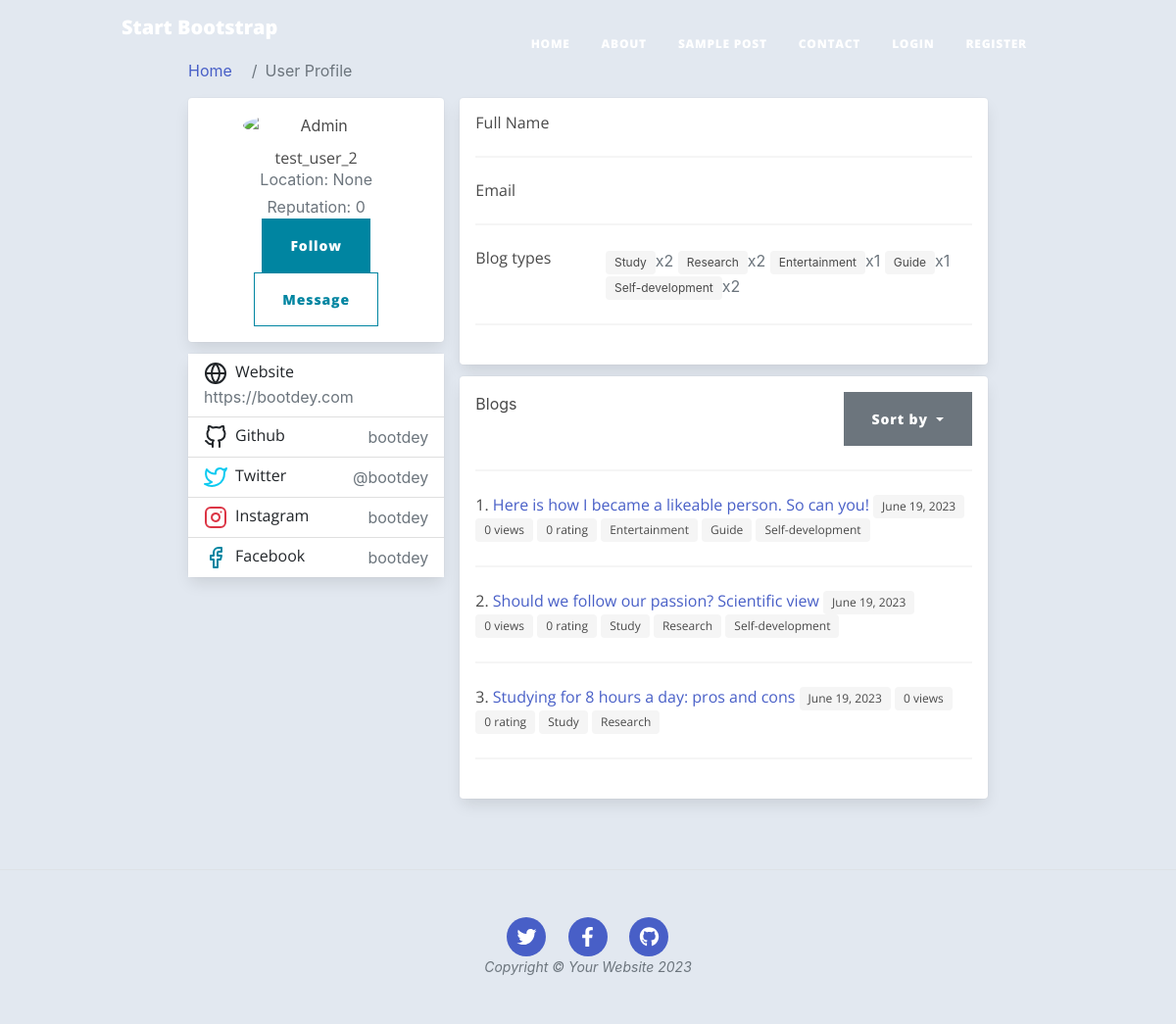
The page /feed/user/4 on the database as committed earlier.
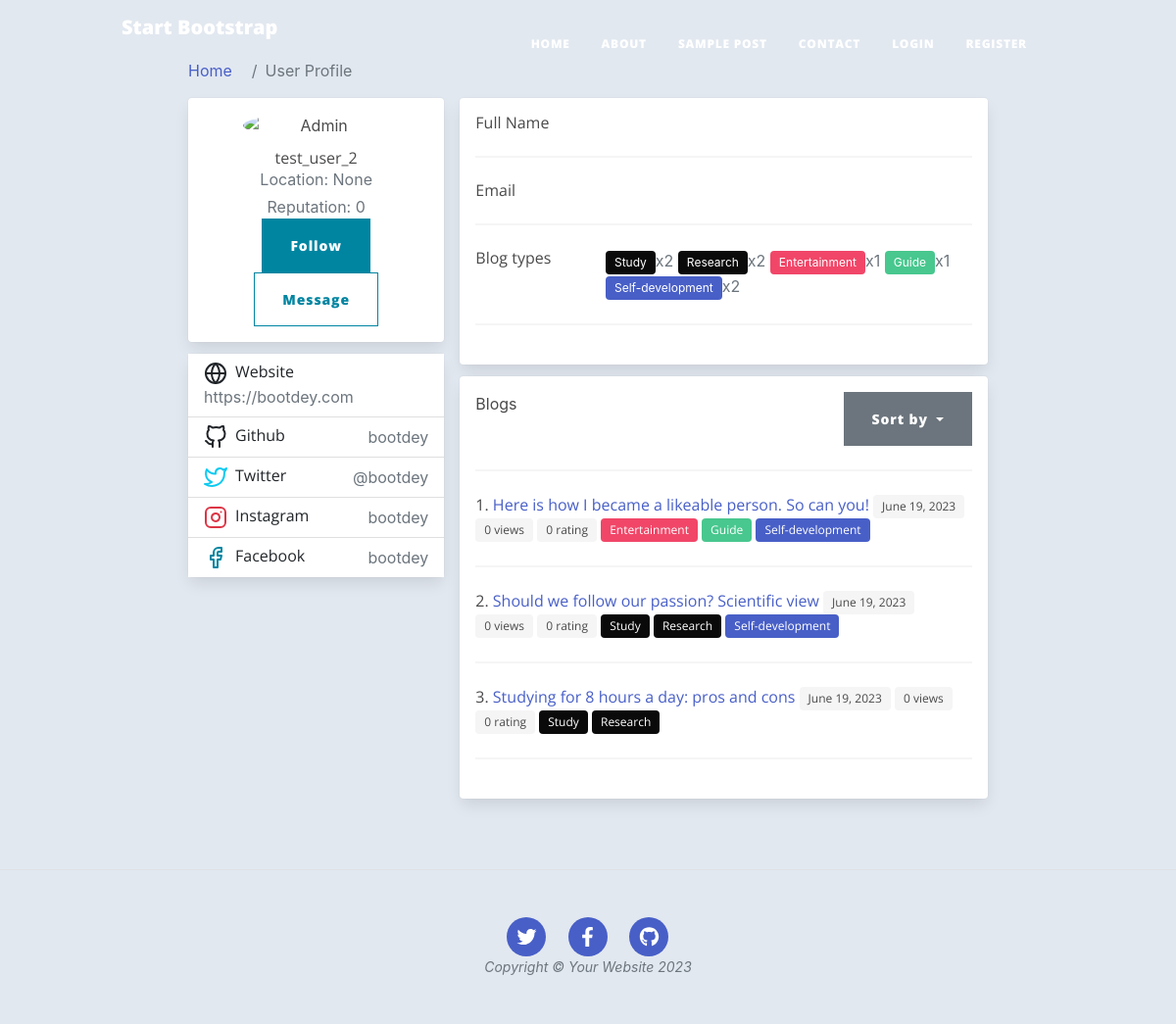
The same page on the database as committed later.
### feed/models.py (models this page shows, shortened)
class UserProfile(models.Model):
    user = models.OneToOneField(User, on_delete=models.CASCADE)
    bio = models.TextField(max_length=500, blank=True, null=True)
    reputation = models.IntegerField(default=0)
    location = models.CharField(max_length=100, choices=COUNTRIES, blank=True, null=True)
    birth_date = models.DateField(blank=True, null=True)
    followers = models.ManyToManyField(User, related_name='followers')
    def __str__(self):
        return f'{self.user.first_name} {self.user.last_name}'

class ContentType(models.Model):
    type = models.CharField(max_length=100)
    TAG_COLORS = [
        ("primary", "primary"),
        ("info", "info"),
        ("link", "link"),
        ("success", "success"),
        ("black", "black"),
        ("dark", "dark"),
        ("light", "light"),
        ("white", "white"),
        ("warning", "warning"),
        ("danger", "danger"),
    ]
    color = models.CharField(
        max_length=20, choices=TAG_COLORS, default=choice(TAG_COLORS),
    )
    def __str__(self):
        return self.type

class Blog(models.Model):
    title = models.CharField(max_length=200, null=True)
    author = models.ForeignKey(
        User,
        on_delete=models.RESTRICT,
        blank=True,
        null=True,
    )
    post_date = models.DateField(default=now)
    content_type = models.ManyToManyField(ContentType)
    language = models.ForeignKey(Language, on_delete=models.RESTRICT, null=True)
    content = models.TextField()
    rating = models.IntegerField(editable=False, default=0)
    views = models.IntegerField(editable=False, default=0)
    class Meta:
        ordering = ['-post_date']
    def __str__(self):
        return self.title

### feed/views.py (the view)
# urls.py: path('user/<int:pk>', views.profile, name='profile'),
def profile(request, pk, sorting='title'):
    user = User.objects.get(pk=pk)
    reverse_sorting = {'rating', 'views', 'post_date'}
    if sorting in reverse_sorting:
        sorting = '-' + sorting
    blogs_sorted = user.blog_set.order_by(sorting).all()
    context = {'passed_user': user, 'blogs_sorted': blogs_sorted}
    return render(request, 'feed/profile.html', context=context)

### feed/templatetags/feed_extras.py (called while the page is built)
@register.filter
def get_blog_types(user: User) -> list[tuple]:
    types = defaultdict(int)
    for blog in user.blog_set.all():
        for content_type in blog.content_type.all():
            types[content_type] += 1
    return list(types.items())

### feed/templates/feed/profile.html (shortened to what this page needs)
{% extends 'base_generic.html' %}
{% block additional_links %}
  {% load feed_extras %}
  {% load static %}
  <link href="{% static 'css/profile_style.css' %}" rel="stylesheet"/>
  <link rel='stylesheet' href='https://cdnjs.cloudflare.com/ajax/libs/bulma/0.7.5/css/bulma.css'>
{% endblock %}
{% block content %}
<div class="container">
    <div class="main-body">
          <nav aria-label="breadcrumb" class="main-breadcrumb">
            <ol class="breadcrumb">
              <li class="breadcrumb-item"><a href="{% url 'index' %}">Home</a></li>
              <li class="breadcrumb-item active" aria-current="page">User Profile</li>
            </ol>
          </nav>
          <div class="row gutters-sm">
            <div class="col-md-4 mb-3">
              <div class="card">
                <div class="card-body">
                  <div class="d-flex flex-column align-items-center text-center">
                    <img src="https://bootdey.com/img/Content/avatar/avatar7.png" alt="Admin" class="rounded-circle" width="150">
                    <div class="mt-3">
                      <h4>{{ passed_user }}</h4>
                      <p class="text-secondary mb-1">Location: {{ passed_user.userprofile.location }}</p>
                      <p class="text-muted font-size-sm">Reputation: {{ passed_user.userprofile.reputation }}</p>
                      {% if not user.is_authenticated or user.pk != passed_user.pk %}
                        {% if not user.is_authenticated or user not in passed_user.userprofile.followers.all %}
                          <a class="btn btn-primary" href="{% url 'follow' passed_user.pk %}">Follow</a>
                        {% else %}
                          <a class="btn btn-primary" href="{% url 'unfollow' passed_user.pk %}">Unfollow</a>
                        {% endif %}
                        <a class="btn btn-outline-primary">Message</a>
                      {% endif %}
                    </div>
                  </div>
                </div>
              </div>
              <div class="card mt-3">
                <ul class="list-group list-group-flush">
                  <li class="list-group-item d-flex justify-content-between align-items-center flex-wrap">
                    <h6 class="mb-0">Website</h6>
                    <span class="text-secondary">https://bootdey.com</span>
                  </li>
                  <li class="list-group-item d-flex justify-content-between align-items-center flex-wrap">
                    <h6 class="mb-0">Github</h6>
                    <span class="text-secondary">bootdey</span>
                  </li>
                  <li class="list-group-item d-flex justify-content-between align-items-center flex-wrap">
                    <h6 class="mb-0">Twitter</h6>
                    <span class="text-secondary">@bootdey</span>
                  </li>
                  <li class="list-group-item d-flex justify-content-between align-items-center flex-wrap">
                    <h6 class="mb-0">Instagram</h6>
                    <span class="text-secondary">bootdey</span>
                  </li>
                  <li class="list-group-item d-flex justify-content-between align-items-center flex-wrap">
                    <h6 class="mb-0">Facebook</h6>
                    <span class="text-secondary">bootdey</span>
                  </li>
                </ul>
              </div>
            </div>
            <div class="col-md-8">
              <div class="card mb-3">
                <div class="card-body">
                  <div class="row">
                    <div class="col-sm-3">
                      <h6 class="mb-0">Full Name</h6>
                    </div>
                    <div class="col-sm-9 text-secondary">
                    </div>
                  </div>
                  <hr>
                  <div class="row">
                    <div class="col-sm-3">
                      <h6 class="mb-0">Email</h6>
                    </div>
                    <div class="col-sm-9 text-secondary">
                    </div>
                  </div>
                  <hr>
                  <div class="row">
                    <div class="col-sm-3">
                      <h6 class="mb-0">Blog types</h6>
                    </div>
                    <div class="col-sm-9 text-secondary">
                      {% for type, number in passed_user|get_blog_types %}
                        <span class="tag is-{{ type.color }}">{{ type }}</span>x{{ number }}
                      {% endfor %}
                    </div>
                  </div>
                  <hr>
                </div>
              </div>
              {% if passed_user.blog_set %}
                <div class="card mb-3">
                  <div class="card-body">
                    <div class="row">
                      <div class="col justify-content-between" style="display: flex;">
                        <div>Blogs</div>
                        <div class="dropdown">
                          <button class="btn btn-secondary dropdown-toggle" type="button" id="dropdownMenuButton" data-bs-toggle="dropdown" aria-haspopup="true" aria-expanded="false">
                            Sort by
                          </button>
                        </div>
                      </div>
                    </div>
                    <hr>
                    {% for blog in blogs_sorted %}
                      <div class="row">
                        <div class="col">
                          <h6 class="mb-0">{{ forloop.counter }}.
                            <a href="{% url 'blog-detail' blog.pk %}">{{ blog }}</a>
                            <span class="tag is-light">{{ blog.post_date }}</span>
                            <span class="tag is-light">{{ blog.views }} views</span>
                            <span class="tag is-light">{{ blog.rating }} rating</span>
                          {% for type in blog.content_type.all %}
                            <span class="tag is-{{ type.color }}">{{ type }}</span>
                          {% endfor %}
                          </h6>
                        </div>
                      </div>
                      <hr>
                    {% endfor %}
                  </div>
                </div>
              {% endif %}
            </div>
          </div>
        </div>
    </div>
{% endblock %}

### feed/templates/base_generic.html (shortened to what this page needs)
<!DOCTYPE html>
<html lang="en">
    <head>
        {% load static %}
        <link href="{% static 'css/styles.css' %}" rel="stylesheet" />
        {% block additional_links %}{% endblock %}
    </head>
    <body>
        <nav class="navbar navbar-expand-lg navbar-light" id="mainNav">
            <div class="container px-4 px-lg-5">
                <a class="navbar-brand" href="/">Start Bootstrap</a>
                <div class="collapse navbar-collapse" id="navbarResponsive">
                    <ul class="navbar-nav ms-auto py-4 py-lg-0">
                        <li class="nav-item"><a class="nav-link px-lg-3 py-3 py-lg-4" href="/">Home</a></li>
                        <li class="nav-item"><a class="nav-link px-lg-3 py-3 py-lg-4" href="{% url 'about' %}">About</a></li>
                        <li class="nav-item"><a class="nav-link px-lg-3 py-3 py-lg-4" href="{% url 'post' %}">Sample Post</a></li>
                        <li class="nav-item"><a class="nav-link px-lg-3 py-3 py-lg-4" href="{% url 'contact' %}">Contact</a></li>
                        {% if user.is_authenticated %}
                          <li class="nav-item"><a class="nav-link px-lg-3 py-3 py-lg-4" href="{% url 'profile' user.pk %}">My profile</a></li>
                        {% else %}
                          <li class="nav-item"><a class="nav-link px-lg-3 py-3 py-lg-4" href="{% url 'login' %}">Login</a></li>
                          <li class="nav-item"><a class="nav-link px-lg-3 py-3 py-lg-4" href="{% url 'register' %}">Register</a></li>
                        {% endif %}
                    </ul>
                </div>
            </div>
        </nav>
        {% block content %}{% endblock %}
        <footer class="border-top">
            <div class="container px-4 px-lg-5">
                <div class="row gx-4 gx-lg-5 justify-content-center">
                    <div class="col-md-10 col-lg-8 col-xl-7">
                        <ul class="list-inline text-center">
                            <li class="list-inline-item">
                                <a href="#!">
                                    <span class="fa-stack fa-lg">
                                        <i class="fas fa-circle fa-stack-2x"></i>
                                        <i class="fab fa-twitter fa-stack-1x fa-inverse"></i>
                                    </span>
                                </a>
                            </li>
                            <li class="list-inline-item">
                                <a href="#!">
                                    <span class="fa-stack fa-lg">
                                        <i class="fas fa-circle fa-stack-2x"></i>
                                        <i class="fab fa-facebook-f fa-stack-1x fa-inverse"></i>
                                    </span>
                                </a>
                            </li>
                            <li class="list-inline-item">
                                <a href="#!">
                                    <span class="fa-stack fa-lg">
                                        <i class="fas fa-circle fa-stack-2x"></i>
                                        <i class="fab fa-github fa-stack-1x fa-inverse"></i>
                                    </span>
                                </a>
                            </li>
                        </ul>
                        <div class="small text-center text-muted fst-italic">Copyright &copy; Your Website 2023</div>
                    </div>
                </div>
            </div>
        </footer>
    </body>
</html>

### feed/static/css/profile_style.css (style rules this page uses)
body { margin-top:20px; color: #1a202c; text-align: left; background-color: #e2e8f0; }
.main-body { padding: 60px; }
.card { box-shadow: 0 1px 3px 0 rgba(0,0,0,.1), 0 1px 2px 0 rgba(0,0,0,.06); }
.card { position: relative; display: flex; flex-direction: column; min-width: 0; word-wrap: break-word; background-color: #fff; background-clip: border-box; border: 0 solid rgba(0,0,0,.125); border-radius: .25rem; }
.card-body { flex: 1 1 auto; min-height: 1px; padding: 1rem; }
.gutters-sm { margin-right: -8px; margin-left: -8px; }
.gutters-sm>.col, .gutters-sm>[class*=col-] { padding-right: 8px; padding-left: 8px; }
.mb-3, .my-3 { margin-bottom: 1rem!important; }

Rows that differ between the two databases and show on the page:
changed ContentType "Study": color "('lgh', 'light')" → "black" (drawn)
changed ContentType "Research": color "('lgh', 'light')" → "black" (drawn)
changed ContentType "Entertainment": color "('lgh', 'light')" → "danger" (drawn)
changed ContentType "Guide": color "('lgh', 'light')" → "success" (drawn)
changed ContentType "Self-development": color "('lgh', 'light')" → "link" (drawn)
